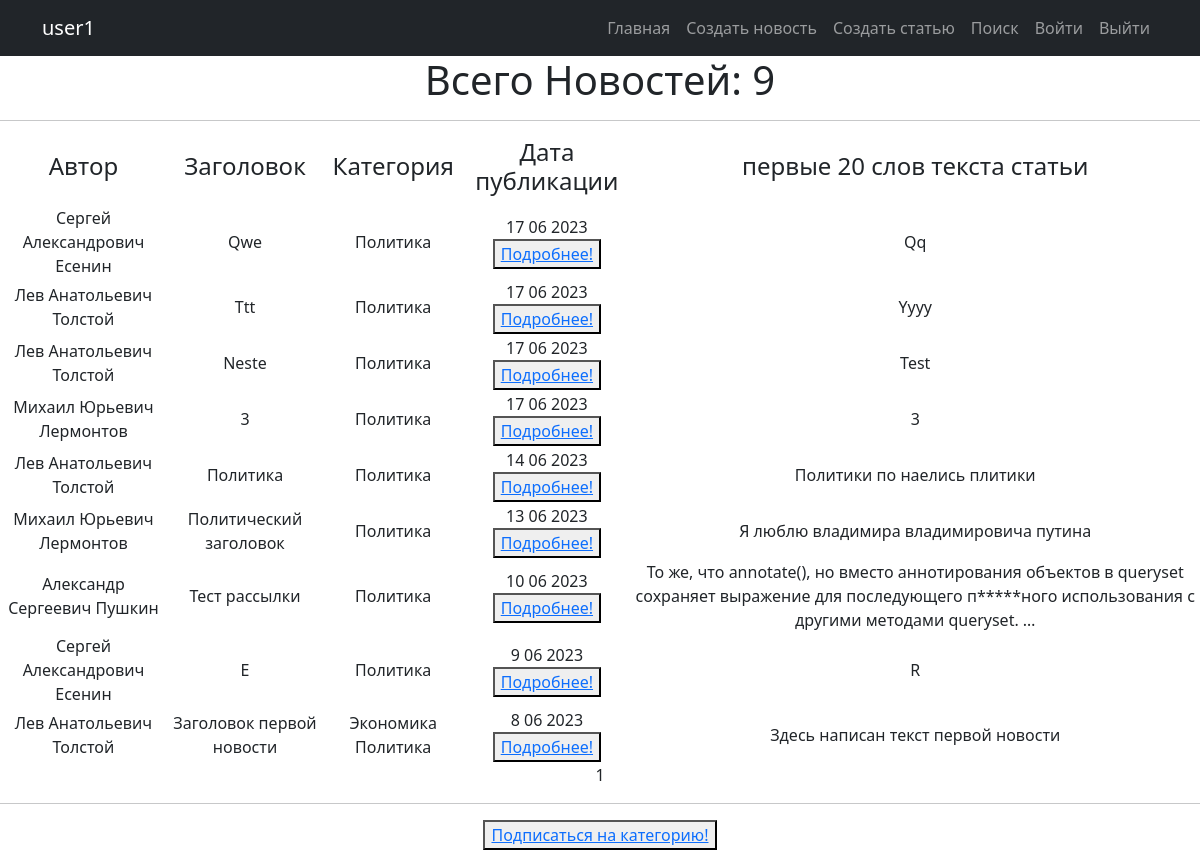
The app's page /categories/2/ (signed in), older data.
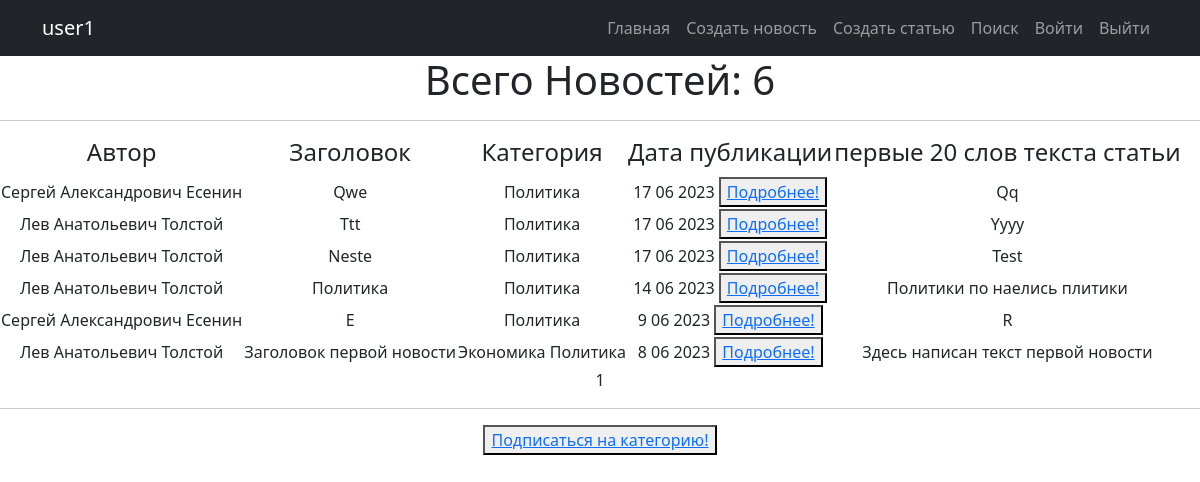
The same page, newer data.
### news/models.py (models this page shows, shortened)
class Post(models.Model):
    objects = None
    article = 'AR'
    news = 'NE'
    POST = [
        (news, 'Новость'),
        (article, 'Статья')
    ]
    title = models.TextField(max_length=50)
    author = models.ForeignKey(Author, on_delete=models.CASCADE)
    time_in_comment = models.DateTimeField(auto_now_add=True)  #default=django.utils.timezone.now
    choice_title = models.CharField(max_length=2, choices=POST)
    post_text = models.TextField(max_length=500)
    categories = models.ManyToManyField('Category', through='PostCategory')
    rating_post = models.IntegerField(default=0)

class Author(models.Model):
    user_author = models.OneToOneField(User, on_delete=models.CASCADE)
    user_rating = models.IntegerField(default=0)

class Category(models.Model):
    objects = None
    economy = 'EC'
    politician = 'PL'
    worldnews = 'WN'
    hostnews = 'HN'
    sport = 'SP'
    POSITION = [
        (economy, 'Экономика'),
        (politician, 'Политика'),
        (worldnews, 'Мировые новости'),
        (hostnews, 'Местные новости'),
        (sport, 'Спортивные новости')
    ]
    category = models.CharField(max_length=2, choices=POSITION, default='HN', unique=True)
    subscribers = models.ManyToManyField(User, blank=True, related_name='categories')
    def __str__(self):
        return self.get_category_display()

### news/views.py (the view)
# urls.py: path('categories/<int:pk>/', CategoryList.as_view(), name='category_list'),
class CategoryList(LoginRequiredMixin, ListView):
    model = Post, #Category
    template_name = 'news_category.html'
    context_object_name = 'all'
    paginate_by = 10
    def get_queryset(self):
        self.categories = get_object_or_404(Category, id=self.kwargs['pk'])
        queryset = Post.objects.filter(categories=self.categories).order_by('-time_in_comment')
        return queryset
    def get_context_data(self, **kwargs):
        context = super().get_context_data(**kwargs)
        context["is_not_subscriber"] = self.request.user not in self.categories.subscribers.all()
        context['category'] = self.categories
        return context

### news/templatetags/censure.py (called while the page is built)
@register.filter()
def censor(word):
    def multiple_replace(texts, replace_value):
        for i, j in replace_value.items():
            texts = texts.lower().replace(i, j)
        return texts
    replace_values = {'модели': 'м*****',
                      'джигурда': 'д*******',
                      'однако': 'о*****',
                      'директор': 'д*******',
                      'повтор': 'п*****'
                      }
    word = multiple_replace(word, replace_values)
    return word.capitalize()

### templates/news_category.html (shortened to what this page needs)
{% extends 'flatpages/default.html' %}
{% load custom_tags %}
{% block content %}
{% load censure %}
    <h1>Всего Новостей: {{ all |length }} </h1>
    <hr>
    {% if all %}
        <table >
            <tr>
                <td><h4>Автор</h4></td>
                <td><h4>Заголовок</h4></td>
                <td><h4>Категория</h4></td>
                <td><h4>Дата публикации</h4></td>
                <td><h4>первые 20 слов текста статьи</h4></td>
            </tr>
            {% for news in all %}
            <tr>
                <td>{{ news.author.user_author.first_name }}</td>
                <td>{{ news.title | censor }}</td>
                <td>{%  for category in news.categories.all %}
                        {{category}}
                    {% endfor %}</td>
                <td>{{ news.time_in_comment |date:'j m Y'  }}
                        <button> <a href="/{{news.id}}"> Подробнее!</a> </button>
                </td>
                <td>{{ news.post_text |truncatewords:20 | censor }}</td>
            </tr>
            {% endfor %}
        </table>
    {% else %}
        <h2>Новостей нет!</h2>
    {% endif %}
   {{ page_obj.number }}
<hr>
{% if is_not_subscriber %}
<button>
    <a href="subscribe"> Подписаться на категорию!</a>
 {% endif %}
</button>
{% endblock content %}

### templates/flatpages/default.html (shortened to what this page needs)
<!DOCTYPE html>
<html lang="en">
    <head>
        {% load static %}
        <link href="{% static 'css/styles.css' %}" rel="stylesheet" />
    </head>
    <body id="page-top">
        <nav class="navbar navbar-expand-lg navbar-dark bg-dark static-top">
            <div class="container">
                <a class="navbar-brand" href="#page-top">{{request.user.username}}</a>
                <div class="collapse navbar-collapse" id="navbarResponsive">
                    <ul class="navbar-nav ms-auto">
                        <li class="nav-item active">
                                <a class="nav-link" href="{% url 'post_list' %}">Главная
                            </a>
                        </li>
                        <li class="nav-item">
                            <a class="nav-link" href="/news/create/">Создать новость</a>
                        </li>
                         <li class="nav-item">
                            <a class="nav-link" href="/article/create/">Создать статью</a>
                        </li>
                        <li class="nav-item">
                            <a class="nav-link" href="/news/search/">Поиск</a>
                        </li>
                         <li class="nav-item">
                            <a class="nav-link" href="/accounts/login/">Войти</a>
                        </li>
                         <li class="nav-item">
                            <a class="nav-link" href="/logout/">Выйти</a>
                        </li>
                    </ul>
                </div>
            </div>
        </nav>
       <div class="row">
            <div class="container  text-center">
                <div class="col-lg-12 text-center">
                   {% block content %}{% endblock content %}
               </div>
            </div>
        </div>
    </body>
</html>

Row changes from the older to the newer data that the page shows:
removed Post: author.user_author.first_name "Михаил Юрьевич Лермонтов", title|censor "3", time_in_comment "17 06 2023", post_text|censor "3", Category (category "Политика")
removed Post: author.user_author.first_name "Михаил Юрьевич Лермонтов", title|censor "Политический заголовок", time_in_comment "13 06 2023", post_text|censor "Я люблю владимира владимировича путина", Category (category "Политика")
removed Post: author.user_author.first_name "Александр Сергеевич Пушкин", title|censor "Тест рассылки", time_in_comment "10 06 2023", post_text|censor "То же, что annotate(), но вместо аннотирования объектов в queryset сохраняет выражение для последующего п*****ного использования с другими методами queryset. …", Category (category "Политика")
Text that changed along with them:
{{ all |length }}: "9" → "6"
